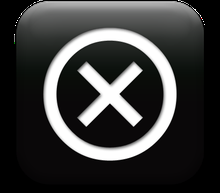
%> input picture modified coil/Coil_10_72/close1.png, 220 x 193 px, shrunk from 410 x 360 before the run; its folder holds only this picture in this run
$ octave --eval "builddatabaser;"   (GNU Octave 9; MATLAB toolbox functions it lacks are replaced by stand-ins)
%> lines starting %> are read from the running program, lines starting %| are printed output that depends on the picture; in (x1, y1, x2, y2) boxes, pixels count from 0 and x2, y2 are one past the last pixel; in counts of white or black regions, pixels touching at a corner belong together; the program's own positions count from 1
### modified coil/Coil_10_72/seg.m
function [ rgb,rgb1 ] = seg( inputimage )
J = inputimage;
close all;
i=1;
while i<=3
I=J(:,:,i);%splitting into red,green and blue bands

[junk threshold] = edge(I, 'sobel');%Find edges in grayscale image using sobel
f = 0.3;
BWs = edge(I,'sobel', threshold * f);%tune the threshold value and calculate edges again to get binary mask

se90 = strel('line', 3, 90);%creating vertical structuring element
se0 = strel('line', 3, 0);%creating horizontal structuring element
BWsdil = imdilate(BWs, [se90 se0]);%dilation using both se

BWdfill = imfill(BWsdil, 'holes');%filling holes

seD = strel('diamond',1);%creating daimond structuring element
BWfinal = imerode(BWdfill,seD);%smoothing the mask
BWfinal = imerode(BWfinal,seD);%smoothing the mask

Segout = I;
Segout1 = I;
Segout(BWfinal) = 0;
if i == 1
    imr=Segout;
end
if i == 2
    img=Segout;
end
if i==3
    imb=Segout;
end


Segout1(~BWfinal) = 0;
if i == 1
    imr1=Segout1;
end
if i == 2
    img1=Segout1;
end
if i==3
    imb1=Segout1;
end

i=i+1;
end
rgb=cat(3,imr,img,imb);%background image
% figure;
% imshow(rgb);
rgb1=cat(3,imr1,img1,imb1);%foreground image
% figure;imshow(rgb1);


end

### modified coil/Coil_10_72/gabor_example4.m
function[tg Hist]= gabor_example4(image_in)
%tic;
close all;
workspace;
lambda  = 8;%wavelength of sinusoidal factor
theta   = 0;%orientation
psi     = [0 pi/2];%phase shift
gamma   = 0.5;
bw      = 1;
N       = 6;i=1;j=1;
e1=[0 0 0 0 0 0 0 0 0 0 0 0 0 0 0 0 0 0 0 0 0 0 0 0];
m=[0 0 0 0 0 0 0 0 0 0 0 0 0 0 0 0 0 0 0 0 0 0 0 0];
var1=[0 0 0 0 0 0 0 0 0 0 0 0 0 0 0 0 0 0 0 0 0 0 0 0];
tg=[0 0 0 0 0 0 0 0 0 0 0 0 0 0 0 0 0 0 0 0 0 0 0 0 0 0 0 0 0 0 0 0 0 0 0 0 0 0 0 0 0 0 0 0 0 0 0 0];


RGB = rgb2hsv(image_in);%conversion from rgb to hsv color space

% get image size:
[M1,N1,ttt] = size(RGB);

range = 0.0:0.1:1.0;

Hist = zeros(length(range),length(range),length(range));

for i1=1:M1
    for j1=1:N1


        nn1 = round(RGB(i1,j1,1) * 10)+1;
        nn2 = round(RGB(i1,j1,2) * 10)+1;
        nn3 = round(RGB(i1,j1,3) * 10)+1;

        Hist(nn1, nn2, nn3)=Hist(nn1, nn2, nn3) + 1;

    end
end
Hist = Hist / (M1*N1);%color feature
img_in=rgb2gray(image_in);%conversion from rgb to gray scale
img_out = zeros(size(img_in,1), size(img_in,2), N);
aa = zeros(size(img_in,1), size(img_in,2));
for n=1:N %n is number of orientation
    for n1=1:4%n1 is scale
   gb = gabor_fn(bw,gamma,psi(1),lambda,theta)...
        + 1i * gabor_fn(bw,gamma,psi(2),lambda,theta);
    % gb is the n-th gabor filter
    img_out(:,:,i) = imfilter(img_in, gb, 'symmetric');%filtering the input image
    theta = theta + pi/6;
    gamma=gamma+n1;
    [x1,y1,z1]=size(img_out);
    for x=1:1:x1
       for y=1:1:y1
            aa(x,y)=abs(img_out(x,y,i));%absolute value of the matrix aa
       end
    end
    m(i)=mean2(aa);
    for x=1:1:x1
       for y=1:1:y1
            e1(i)=e1(i)+(abs(img_out(x,y,i))-m(i))^2;
       end
    end
   var1(i)=sqrt(e1(i))/(x1*y1);
    tg(j)=m(i);
    j=j+1;
    tg(j)=var1(i);
    j=j+1;
    i=i+1;
    end
end
tg=(tg-min(min(tg)))/(max(max(tg))-min(min(tg)));%texture vector

### modified coil/Coil_10_72/builddatabaser.m
function [  ] = builddatabaser(  )
% Generates a database of features based on the images in the db/ folder.

d = dir('*.png');
names = [];
names1 = [];

Hist1 = [];
tg1 = [];

for i = 1:size(d, 1)
    fprintf('Extracting features for %s... ', d(i).name);
    names = {d(i).name};

    names1=[names1;names];
    img = imread([d(i).name]);
%> img is the input picture: size 193x220x3 uint8; mean R, G, B 59.3, 59.5, 59.1
    [s1,s2]=seg(img);
%> the loop in seg, `while i<=3` made 3 passes
%> threshold on passes 1 to 3: 0.179, 0.178, 0.179
%> pass 1, in seg, `[junk threshold] = edge(I, 'sobel');`:
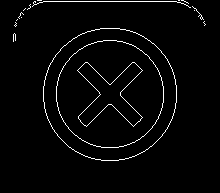
%> junk: size 193x220 logical; 2.7% white in thin lines or dots, all inside (x1, y1, x2, y2) = (13, 0, 206, 161)
%> pass 1, in seg, `BWs = edge(I,'sobel', threshold * f);`:
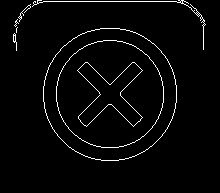
%> BWs: size 193x220 logical; 2.9% white in thin lines or dots, all inside (x1, y1, x2, y2) = (13, 0, 206, 161)
%> pass 1, in seg, `BWsdil = imdilate(BWs, [se90 se0]);`:
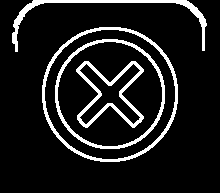
%> BWsdil: size 193x220 logical; 11.1% white; 4 white regions, box (x1, y1, x2, y2) and area: (42, 27, 178, 162) 1436, (55, 39, 165, 149) 1160, (76, 61, 144, 128) 1088, (12, 0, 207, 52) 1046
%> after the loop in seg, `while i<=3`:
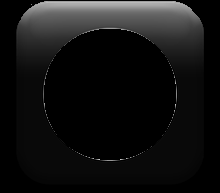
%> Segout: size 193x220 uint8; min 0, max 205, mean 18.4
%> after the loop in seg, `while i<=3`:
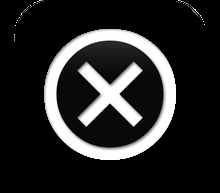
%> Segout1: size 193x220 uint8; min 0, max 255, mean 40.6
%> after the loop in seg, `while i<=3`: i = 4
    tic;
    [tga Hista] = gabor_example4(s1);
%> in gabor_example4, `RGB = rgb2hsv(image_in);`: RGB: size 193x220x3 double; mean H, S, V 0.259, 0.0631, 0.0747
%> the run ends on the next line
     [tgb Histb] = gabor_example4(s2);
%     Hist=mat2cell(Hist);
    Hist={Hista,Histb};
    Hist1 = [Hist1;Hist];
    tg={tga,tgb};
    tg1 = [tg1; tg];
    i=i+1;
    toc;
end

save featuresr names1 tg1 Hist1

end
